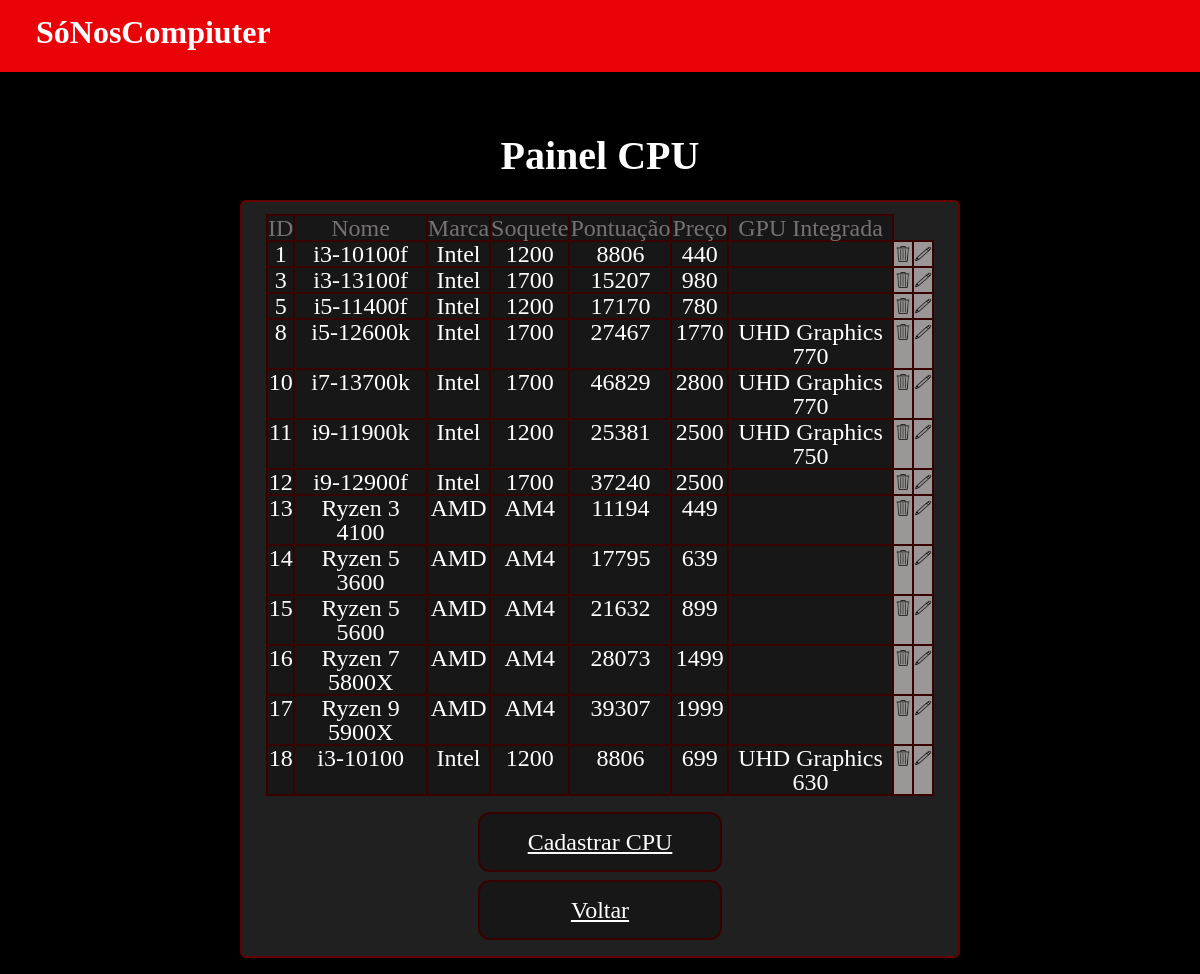
The app's page /login/painel_cpu.php (signed in) with its own data.
### tables this page shows
CREATE TABLE `cpu` (
  `id` int(5) NOT NULL,
  `marca` varchar(50) DEFAULT NULL,
  `soquete` varchar(50) DEFAULT NULL,
  `pontuacao` int(6) DEFAULT NULL,
  `preco` float DEFAULT NULL,
  `nome_cpu` varchar(50) NOT NULL,
  `gpu_integrado` varchar(50) DEFAULT NULL
);

### login/painel_cpu.php (the view, shortened to what this page needs)
<?php
    include('conexao2.php');
?>
<!DOCTYPE html>
<html lang="pt-br">
<head>
    <link href="//maxcdn.bootstrapcdn.com/font-awesome/4.2.0/css/font-awesome.min.css" rel="stylesheet">
    <link rel="stylesheet" media="screen" href="https://fontlibrary.org//face/horta" type="text/css" />
    <link rel="stylesheet" href="../css/reset.css">
    <link rel="stylesheet" href="../css/style.css">
</head>
<body>
    <header>
        <a href="../index.php"><button class="titulo">SóNosCompiuter</button></a>
    </header>
    <h1>Painel CPU</h1>
    <form action="" method="POST">
        <div class="painel">
            <table border="1">
                <tr>
                    <td class="tabela">ID</td>
                    <td class="tabela">Nome</td>
                    <td class="tabela">Marca</td>
                    <td class="tabela">Soquete</td>
                    <td class="tabela">Pontuação</td>
                    <td class="tabela">Preço</td>
                    <td class="tabela">GPU Integrada</td>
                </tr>
                <?php
                    $consulta = $conexao->query('SELECT * FROM cpu');
                    while ($registro = $consulta->fetch(PDO::FETCH_ASSOC)) {
                        echo "<tr>";
                        echo '<td class="id-peca">' . $registro['id'] . '</td>';
                        echo '<td class="id-peca">' . $registro['nome_cpu'] . '</td>';
                        echo '<td class="id-peca">' . $registro['marca'] . '</td>';
                        echo '<td class="id-peca">' . $registro['soquete'] . '</td>';
                        echo '<td class="id-peca">' . $registro['pontuacao'] . '</td>';
                        echo '<td class="id-peca">' . $registro['preco'] . '</td>';
                        echo '<td class="id-peca">' . $registro['gpu_integrado'] . '</td>';
                    echo '<td class="pencil"> <a href="?id_modal='.$registro['id'].'&modal_show=1"><img class="trash" src="../img/trash.png" alt=""></a> </td>';
                        echo '<td class="pencil"> <a href="edit_cpu.php?id='.$registro['id'].'"><img class="trash"  src="../img/pencil.png" alt=""></a> </td>';
                        echo "</tr>";
                    }
                ?>
            </table>
            <div class="painel-container">
                <div class="div-painel">
                    <p class="style-p"><a class="style-href" href="cadastro_cpu.php">Cadastrar CPU</a></p>
                </div>
                <div class="div-painel">
                    <p class="style-p"><a class="style-href" href="painel.php">Voltar</a></p>
                </div>
            </div>
        </div>
    </form>
</body>
</html>

### css/style.css (style rules this page uses)
.titulo { font-family: 'HortaRegular'; font-weight: normal; background-color: rgb(233, 3, 9); height: 8vh; width: 10vw; border: none; color: white; font-weight: bold; font-size: 4vh; cursor: pointer; transition: background-color 0.30s; margin-left: 3vw; position: absolute; }
body { background-color: black; }
header { height: 9vh; background-color: rgb(233, 3, 9); border: none; }
* { padding: 0; margin: 0; }
h1 { color: white; font-family: 'HortaRegular'; font-weight: bold; text-align: center; font-size: 5vh; margin-top: 8vh; margin-bottom: 3vh; }
p { color: white; font-family: 'HortaRegular'; }
::placeholder { text-align: left; font-size: 16px; bottom: 30; opacity: 0.2; }
.style-href { color: white; cursor: pointer; transition: 0.30s; text-align: center; }
.style-p { height: 100%; }
.div-painel { background-color: rgb(23, 23, 23); border-color: rgb(56, 0, 0); border-width: 0.2vw; border-style: solid; transition: 0.30s; border-radius: 1vw; display: flex; justify-content: center; height: 5vh; margin-bottom: 1vh; width: 20vw; cursor: pointer; font-size: 3vh; padding-top: 2vh; }
.painel { border-color: rgb(100, 0, 0); border-style: solid; border-width: 2px; background-color: rgb(32, 32, 32); margin-left: 30%; margin-right: 30%; border-radius: 4px; padding-bottom: 1%; padding-top: 1%; display: flex; justify-content: center; align-items: center; flex-direction: column; }
.painel { border-color: rgb(100, 0, 0); border-style: solid; border-width: 0.2vw; background-color: rgb(32, 32, 32); margin-left: 20vw; margin-right: 20vw; border-radius: 0.5vw; padding-bottom: 1vh; padding-left: 2vw; padding-right: 2vw; font-size: 3vh; }
.id-peca { color: white; text-align: center; background-color: rgb(23, 23, 23); border-width: 0.2vw; border-color: rgb(56, 0, 0); border-style: solid; }
.painel-container { display: flex; flex-direction: column; justify-content: center; align-items: center; margin-top: 2vh; }
.tabela { color: rgb(119, 114, 114); text-align: center; background-color: rgb(23, 23, 23); border-width: 0.2vw; border-color: rgb(56, 0, 0); border-style: solid; }
.pencil { text-align: center; background-color: rgb(156, 151, 151); border-width: 0.2vw; border-color: rgb(56, 0, 0); border-style: solid; transition: 0.15s; }
.trash { height: 2vh; width: 1.5vw; }

### records on screen
cpu: id "1", nome_cpu "i3-10100f", marca "Intel", soquete "1200", pontuacao "8806", preco "440"
cpu: id "3", nome_cpu "i3-13100f", marca "Intel", soquete "1700", pontuacao "15207", preco "980"
cpu: id "5", nome_cpu "i5-11400f", marca "Intel", soquete "1200", pontuacao "17170", preco "780"
cpu: id "8", nome_cpu "i5-12600k", marca "Intel", soquete "1700", pontuacao "27467", preco "1770", gpu_integrado "UHD Graphics 770"
cpu: id "10", nome_cpu "i7-13700k", marca "Intel", soquete "1700", pontuacao "46829", preco "2800", gpu_integrado "UHD Graphics 770"
cpu: id "11", nome_cpu "i9-11900k", marca "Intel", soquete "1200", pontuacao "25381", preco "2500", gpu_integrado "UHD Graphics 750"
cpu: id "12", nome_cpu "i9-12900f", marca "Intel", soquete "1700", pontuacao "37240", preco "2500"
cpu: id "13", nome_cpu "Ryzen 3 4100", marca "AMD", soquete "AM4", pontuacao "11194", preco "449"
cpu: id "14", nome_cpu "Ryzen 5 3600", marca "AMD", soquete "AM4", pontuacao "17795", preco "639"
cpu: id "15", nome_cpu "Ryzen 5 5600", marca "AMD", soquete "AM4", pontuacao "21632", preco "899"
cpu: id "16", nome_cpu "Ryzen 7 5800X", marca "AMD", soquete "AM4", pontuacao "28073", preco "1499"
cpu: id "17", nome_cpu "Ryzen 9 5900X", marca "AMD", soquete "AM4", pontuacao "39307", preco "1999"
cpu: id "18", nome_cpu "i3-10100", marca "Intel", soquete "1200", pontuacao "8806", preco "699", gpu_integrado "UHD Graphics 630"
